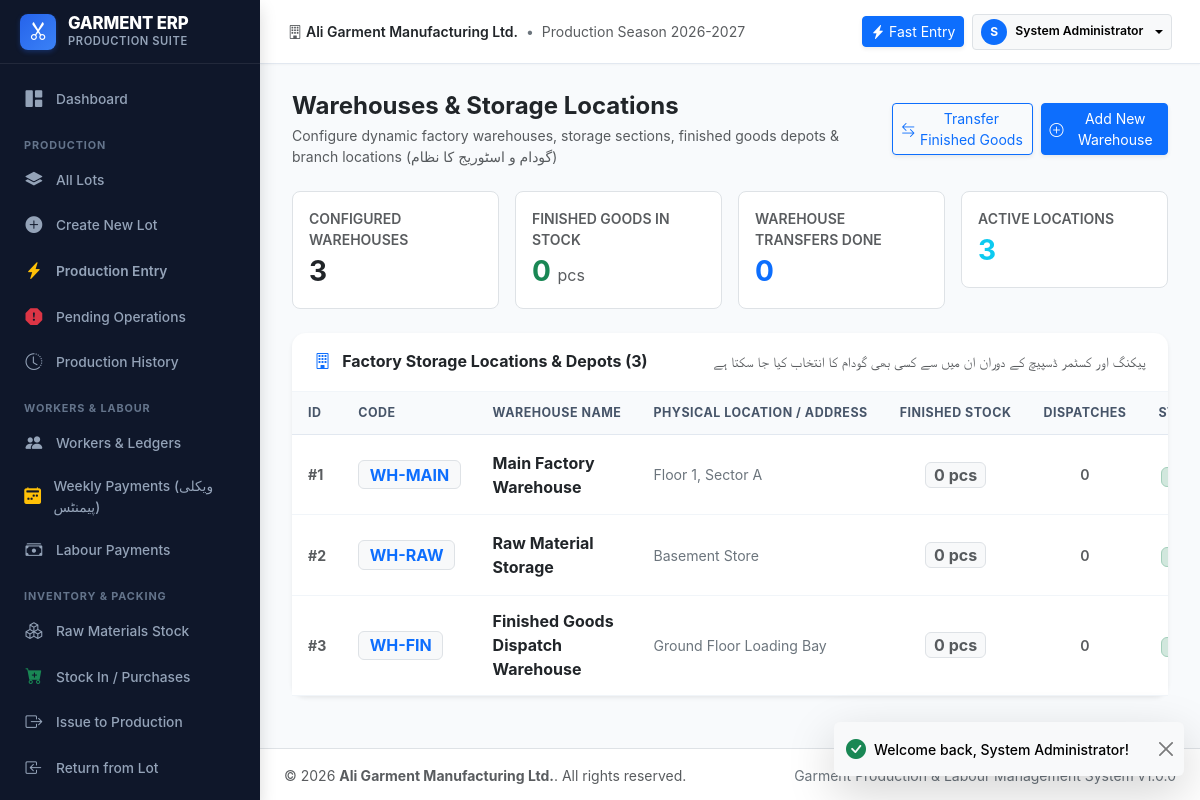
The app's page /modules/settings/warehouses.php (signed in) with its own data.
### tables this page shows
CREATE TABLE `users` (
    `id` INT AUTO_INCREMENT PRIMARY KEY,
    `username` VARCHAR(50) NOT NULL UNIQUE,
    `password_hash` VARCHAR(255) NOT NULL,
    `full_name` VARCHAR(100) NOT NULL,
    `role_id` INT NOT NULL,
    `phone` VARCHAR(30) NULL,
    `email` VARCHAR(100) NULL,
    `is_active` TINYINT(1) NOT NULL DEFAULT 1,
    `created_at` DATETIME NOT NULL DEFAULT CURRENT_TIMESTAMP,
    `updated_at` DATETIME NOT NULL DEFAULT CURRENT_TIMESTAMP ON UPDATE CURRENT_TIMESTAMP,
    FOREIGN KEY (`role_id`) REFERENCES `roles`(`id`)
);

CREATE TABLE `warehouses` (
    `id` INT AUTO_INCREMENT PRIMARY KEY,
    `code` VARCHAR(30) NOT NULL UNIQUE,
    `name` VARCHAR(100) NOT NULL,
    `location` VARCHAR(255) NULL,
    `is_active` TINYINT(1) NOT NULL DEFAULT 1
);

### config/config.php (called while the page is built, shortened)
<?php
function get_db(): PDO {
    static $instance = null;
    if ($instance === null) {
        $dsn = "mysql:host=" . DB_HOST . ";port=" . DB_PORT . ";dbname=" . DB_NAME . ";charset=utf8mb4";
        $options = [
            PDO::ATTR_ERRMODE            => PDO::ERRMODE_EXCEPTION,
            PDO::ATTR_DEFAULT_FETCH_MODE => PDO::FETCH_ASSOC,
            PDO::ATTR_EMULATE_PREPARES   => false,
        ];
        try {
            $instance = new PDO($dsn, DB_USER, DB_PASS, $options);
        } catch (PDOException $e) {
            if (!empty(DB_PASS) && (DB_HOST === '127.0.0.1' || DB_HOST === 'localhost')) {
                try {
                    $instance = new PDO($dsn, DB_USER, '', $options);
                    return $instance;
                } catch (PDOException $e2) {
                }
            }
            error_log("Database connection error: " . $e->getMessage());
            die("<strong>Database connection error:</strong> Unable to connect to MySQL database [<strong>" . htmlspecialchars(DB_NAME) . "</strong>] on <strong>" . htmlspecialchars(DB_HOST) . "</strong>.<br><br>Please verify database credentials in <code>config/config.php</code>.<br><br><small>Technical details: " . htmlspecialchars($e->getMessage()) . "</small>");
        }
    }
    return $instance;
}
function clean(mixed $data): mixed {
    return htmlspecialchars(trim((string)$data), ENT_QUOTES, 'UTF-8');
}
function get_setting(string $key, string $default = ''): string {
    static $settingsCache = null;
    if ($settingsCache === null) {
        $db = get_db();
        $stmt = $db->query("SELECT setting_key, setting_value FROM system_settings");
        $settingsCache = $stmt->fetchAll(PDO::FETCH_KEY_PAIR);
    }
    return $settingsCache[$key] ?? $default;
}

### config/auth.php (called while the page is built, shortened)
<?php
require_once __DIR__ . '/config.php';
function is_logged_in(): bool {
    return isset($_SESSION['user_id']) && !empty($_SESSION['user_id']);
}
function current_user(): ?array {
    static $userCache = null;
    if ($userCache === null) {
        $db = get_db();
        $stmt = $db->prepare("SELECT u.*,
                                     COALESCE(r.name, CASE WHEN u.role_id = 1 OR u.username = 'admin' THEN 'super_admin' ELSE 'viewer' END) AS role_name,
                                     COALESCE(r.display_name, CASE WHEN u.role_id = 1 OR u.username = 'admin' THEN 'Super Admin' ELSE 'Viewer' END) AS role_display
                              FROM users u
                              LEFT JOIN roles r ON u.role_id = r.id
                              WHERE u.id = ? AND u.is_active = 1");
        $stmt->execute([$_SESSION['user_id']]);
        $userCache = $stmt->fetch() ?: null;
    }
    return $userCache;
}
function require_login(): void {
    if (!is_logged_in() || current_user() === null) {
        unset($_SESSION['user_id'], $_SESSION['user_name'], $_SESSION['role']);
        redirect('login.php', 'Please log in to continue.', 'warning');
    }
}

### modules/settings/warehouses.php (the view, shortened to what this page needs)
<?php
require_once __DIR__ . '/../../config/config.php';
require_once __DIR__ . '/../../config/auth.php';
require_login();
$db = get_db();
$warehouses = $db->query("SELECT wh.*,
                                 COALESCE((SELECT SUM(current_stock) FROM finished_goods_stock WHERE warehouse_id = wh.id), 0) AS finished_stock_pcs,
                                 COALESCE((SELECT COUNT(*) FROM dispatches WHERE warehouse_id = wh.id), 0) AS dispatch_count,
                                 COALESCE((SELECT COUNT(*) FROM warehouse_transfers WHERE from_warehouse_id = wh.id OR to_warehouse_id = wh.id), 0) AS transfer_count
                          FROM warehouses wh
                          ORDER BY wh.id ASC")->fetchAll();
$totalStockPcs = (int)$db->query("SELECT COALESCE(SUM(current_stock), 0) FROM finished_goods_stock")->fetchColumn();
$totalTransfers = (int)$db->query("SELECT COUNT(*) FROM warehouse_transfers")->fetchColumn();
require_once __DIR__ . '/../../includes/header.php';
require_once __DIR__ . '/../../includes/sidebar.php';
?>
<div class="app-main">
    <?php require_once __DIR__ . '/../../includes/topbar.php'; ?>
    <div class="app-content">
        <div class="d-flex flex-column flex-sm-row justify-content-between align-items-sm-center gap-3 mb-4">
            <div>
                <h4 class="fw-bold mb-1 text-dark">Warehouses & Storage Locations</h4>
                <p class="text-muted small mb-0">Configure dynamic factory warehouses, storage sections, finished goods depots & branch locations (گودام و اسٹوریج کا نظام)</p>
            </div>
            <div class="d-flex align-items-center gap-2">
                <a href="<?= BASE_URL ?>modules/inventory/transfer.php" class="btn btn-outline-primary btn-sm d-flex align-items-center gap-1 shadow-sm">
                    <i class="bi bi-arrow-left-right"></i>
                    <span>Transfer Finished Goods</span>
                </a>
                <button type="button" class="btn btn-primary btn-sm d-flex align-items-center gap-1 shadow-sm" data-bs-toggle="modal" data-bs-target="#modalAddWarehouse">
                    <i class="bi bi-plus-circle me-1"></i>
                    <span>Add New Warehouse</span>
                </button>
            </div>
        </div>
        <div class="row g-3 mb-4">
            <div class="col-6 col-md-3">
                <div class="p-3 bg-white border rounded-3 shadow-xs">
                    <div class="text-muted small fw-semibold text-uppercase">Configured Warehouses</div>
                    <div class="fs-3 fw-bold text-dark"><?= count($warehouses) ?></div>
                </div>
            </div>
            <div class="col-6 col-md-3">
                <div class="p-3 bg-white border rounded-3 shadow-xs">
                    <div class="text-muted small fw-semibold text-uppercase">Finished Goods In Stock</div>
                    <div class="fs-3 fw-bold text-success"><?= number_format($totalStockPcs) ?> <span class="fs-6 fw-normal text-muted">pcs</span></div>
                </div>
            </div>
            <div class="col-6 col-md-3">
                <div class="p-3 bg-white border rounded-3 shadow-xs">
                    <div class="text-muted small fw-semibold text-uppercase">Warehouse Transfers Done</div>
                    <div class="fs-3 fw-bold text-primary"><?= number_format($totalTransfers) ?></div>
                </div>
            </div>
            <div class="col-6 col-md-3">
                <div class="p-3 bg-white border rounded-3 shadow-xs">
                    <div class="text-muted small fw-semibold text-uppercase">Active Locations</div>
                    <div class="fs-3 fw-bold text-info"><?= count(array_filter($warehouses, fn($w) => $w['is_active'] == 1)) ?></div>
                </div>
            </div>
        </div>
        <div class="card-modern shadow-sm border-0 mb-4">
            <div class="card-modern-header d-flex flex-wrap justify-content-between align-items-center gap-2">
                <h6 class="fw-bold mb-0 text-dark">
                    <i class="bi bi-building text-primary me-2"></i> Factory Storage Locations & Depots (<?= count($warehouses) ?>)
                </h6>
                <span class="text-muted small">پیکنگ اور کسٹمر ڈسپیچ کے دوران ان میں سے کسی بھی گودام کا انتخاب کیا جا سکتا ہے</span>
            </div>
            <div class="card-modern-body p-0">
                <div class="table-responsive">
                    <table class="table table-modern align-middle mb-0">
                        <thead>
                            <tr>
                                <th style="width: 70px;">ID</th>
                                <th style="width: 140px;">Code</th>
                                <th>Warehouse Name</th>
                                <th>Physical Location / Address</th>
                                <th class="text-center" style="width: 140px;">Finished Stock</th>
                                <th class="text-center" style="width: 120px;">Dispatches</th>
                                <th class="text-center" style="width: 100px;">Status</th>
                            </tr>
                        </thead>
                        <tbody>
                            <?php if (empty($warehouses)): ?>
                                <tr>
                                    <td colspan="8" class="text-center py-5 text-muted">
                                        <div class="mb-2"><i class="bi bi-building-slash fs-1 text-secondary opacity-50"></i></div>
                                        <div class="fw-semibold text-dark">No warehouses or storage locations found (کوئی گودام موجود نہیں)</div>
                                        <div class="small text-muted mb-3">Add factory floors, finished goods stores, or branch depots to start managing inventory.</div>
                                        <button type="button" class="btn btn-primary btn-sm" data-bs-toggle="modal" data-bs-target="#modalAddWarehouse">
                                            <i class="bi bi-plus-circle me-1"></i> Add New Warehouse
                                        </button>
                                    </td>
                                </tr>
                            <?php else: ?>
                                <?php foreach ($warehouses as $wh): ?>
                                    <tr>
                                        <td class="text-muted fw-bold">#<?= $wh['id'] ?></td>
                                        <td>
                                            <span class="badge bg-light text-primary border fw-bold fs-6">
                                                <?= clean($wh['code']) ?>
                                            </span>
                                        </td>
                                        <td>
                                            <div class="fw-bold text-dark fs-6"><?= clean($wh['name']) ?></div>
                                        </td>
                                        <td>
                                            <span class="text-secondary"><?= clean($wh['location'] ?: 'Factory Main Premises') ?></span>
                                        </td>
                                        <td class="text-center">
                                            <span class="badge <?= $wh['finished_stock_pcs'] > 0 ? 'bg-success-subtle text-success border border-success-subtle' : 'bg-light text-muted border' ?> fw-bold fs-6 px-2 py-1">
                                                <?= number_format($wh['finished_stock_pcs']) ?> pcs
                                            </span>
                                        </td>
                                        <td class="text-center text-muted fw-semibold">
                                            <?= number_format($wh['dispatch_count']) ?>
                                        </td>
                                        <td class="text-center">
                                            <?php if ($wh['is_active']): ?>
                                                <span class="badge bg-success-subtle text-success border border-success-subtle fw-semibold">Active</span>
                                            <?php else: ?>
                                                <span class="badge bg-secondary-subtle text-secondary border fw-semibold">Inactive</span>
                                            <?php endif; ?>
                                        </td>
                                    </tr>
                                <?php endforeach; ?>
                            <?php endif; ?>
                        </tbody>
                    </table>
                </div>
            </div>
        </div>
    </div>
<?php require_once __DIR__ . '/../../includes/footer.php'; ?>

### includes/topbar.php (shortened to what this page needs)
<?php
$currentUser = current_user();
?>
<header class="app-topbar">
    <div class="d-flex align-items-center gap-3">
        <div class="d-none d-md-flex align-items-center text-muted small">
            <i class="bi bi-building me-1"></i>
            <span class="fw-semibold text-dark"><?= clean(get_setting('company_name', 'Garment ERP')) ?></span>
            <span class="mx-2 text-secondary">•</span>
            <span>Production Season 2026-2027</span>
        </div>
    </div>
    <div class="d-flex align-items-center gap-2">
        <a href="<?= BASE_URL ?>modules/production/index.php" class="btn btn-sm btn-primary d-none d-sm-inline-flex align-items-center gap-1 shadow-sm">
            <i class="bi bi-lightning-charge-fill"></i>
            <span>Fast Entry</span>
        </a>
        <div class="dropdown">
            <button class="btn btn-sm btn-light border dropdown-toggle d-flex align-items-center gap-2" type="button" data-bs-toggle="dropdown" aria-expanded="false">
                <div class="bg-primary text-white rounded-circle d-flex align-items-center justify-content-center" style="width: 26px; height: 26px; font-size: 0.75rem; font-weight: 700;">
                    <?= strtoupper(substr($currentUser['full_name'] ?? 'U', 0, 1)) ?>
                </div>
                <span class="d-none d-md-inline fw-semibold small"><?= clean($currentUser['full_name'] ?? 'User') ?></span>
            </button>
        </div>
    </div>
</header>

### records on screen
users: full_name "S", full_name "System Administrator"
warehouses: id "1", code "WH-MAIN", name "Main Factory Warehouse", location "Floor 1, Sector A", finished_stock_pcs "0", dispatch_count "0"
warehouses: id "2", code "WH-RAW", name "Raw Material Storage", location "Basement Store", finished_stock_pcs "0", dispatch_count "0"
warehouses: id "3", code "WH-FIN", name "Finished Goods Dispatch Warehouse", location "Ground Floor Loading Bay", finished_stock_pcs "0", dispatch_count "0"

### other values on screen
get_setting('company_name', 'Garment ERP') "Ali Garment Manufacturing Ltd."
count($warehouses) "3"
$totalStockPcs "0"
$totalTransfers "0"
count(array_filter($warehouses, fn($w) => $w['is_active'] == 1)) "3"
